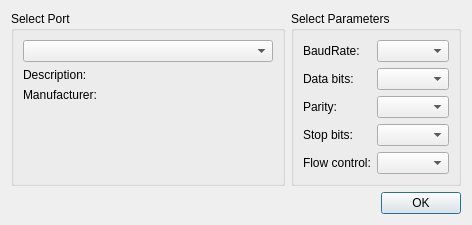
<?xml version="1.0" encoding="UTF-8"?>
<ui version="4.0">
 <class>SettingsDialog</class>
 <widget class="QDialog" name="SettingsDialog">
  <property name="geometry">
   <rect>
    <x>0</x>
    <y>0</y>
    <width>451</width>
    <height>206</height>
   </rect>
  </property>
  <property name="sizePolicy">
   <sizepolicy hsizetype="Fixed" vsizetype="Fixed">
    <horstretch>0</horstretch>
    <verstretch>0</verstretch>
   </sizepolicy>
  </property>
  <property name="windowTitle">
   <string>Settings</string>
  </property>
  <layout class="QGridLayout" name="gridLayout_3">
   <item row="0" column="0">
    <widget class="QGroupBox" name="selectBox">
     <property name="title">
      <string>Select Port</string>
     </property>
     <layout class="QVBoxLayout" name="verticalLayout">
      <item>
       <widget class="QComboBox" name="serialPortInfoListBox"/>
      </item>
      <item>
       <widget class="QLabel" name="descriptionLabel">
        <property name="minimumSize">
         <size>
          <width>250</width>
          <height>0</height>
         </size>
        </property>
        <property name="text">
         <string>Description:</string>
        </property>
        <property name="wordWrap">
         <bool>true</bool>
        </property>
       </widget>
      </item>
      <item>
       <widget class="QLabel" name="manufacturerLabel">
        <property name="minimumSize">
         <size>
          <width>250</width>
          <height>0</height>
         </size>
        </property>
        <property name="text">
         <string>Manufacturer:</string>
        </property>
        <property name="alignment">
         <set>Qt::AlignLeading|Qt::AlignLeft|Qt::AlignVCenter</set>
        </property>
        <property name="wordWrap">
         <bool>true</bool>
        </property>
       </widget>
      </item>
      <item>
       <spacer name="verticalSpacer">
        <property name="orientation">
         <enum>Qt::Vertical</enum>
        </property>
        <property name="sizeHint" stdset="0">
         <size>
          <width>20</width>
          <height>40</height>
         </size>
        </property>
       </spacer>
      </item>
     </layout>
    </widget>
   </item>
   <item row="1" column="0" colspan="2">
    <layout class="QHBoxLayout" name="horizontalLayout">
     <item>
      <spacer name="horizontalSpacer">
       <property name="orientation">
        <enum>Qt::Horizontal</enum>
       </property>
       <property name="sizeHint" stdset="0">
        <size>
         <width>96</width>
         <height>20</height>
        </size>
       </property>
      </spacer>
     </item>
     <item>
      <widget class="QPushButton" name="applyButton">
       <property name="text">
        <string>OK</string>
       </property>
      </widget>
     </item>
    </layout>
   </item>
   <item row="0" column="1">
    <widget class="QGroupBox" name="parametersBox">
     <property name="title">
      <string>Select Parameters</string>
     </property>
     <layout class="QGridLayout" name="gridLayout_2">
      <item row="0" column="1">
       <widget class="QComboBox" name="baudRateBox"/>
      </item>
      <item row="0" column="0">
       <widget class="QLabel" name="baudRateLabel">
        <property name="text">
         <string>BaudRate:</string>
        </property>
       </widget>
      </item>
      <item row="2" column="1">
       <widget class="QComboBox" name="parityBox"/>
      </item>
      <item row="3" column="0">
       <widget class="QLabel" name="stopBitsLabel">
        <property name="text">
         <string>Stop bits:</string>
        </property>
       </widget>
      </item>
      <item row="1" column="1">
       <widget class="QComboBox" name="dataBitsBox"/>
      </item>
      <item row="1" column="0">
       <widget class="QLabel" name="dataBitsLabel">
        <property name="text">
         <string>Data bits:</string>
        </property>
       </widget>
      </item>
      <item row="2" column="0">
       <widget class="QLabel" name="parityLabel">
        <property name="text">
         <string>Parity:</string>
        </property>
       </widget>
      </item>
      <item row="4" column="1">
       <widget class="QComboBox" name="flowControlBox"/>
      </item>
      <item row="3" column="1">
       <widget class="QComboBox" name="stopBitsBox"/>
      </item>
      <item row="4" column="0">
       <widget class="QLabel" name="flowControlLabel">
        <property name="text">
         <string>Flow control:</string>
        </property>
       </widget>
      </item>
     </layout>
    </widget>
   </item>
  </layout>
 </widget>
 <resources/>
 <connections/>
</ui>
